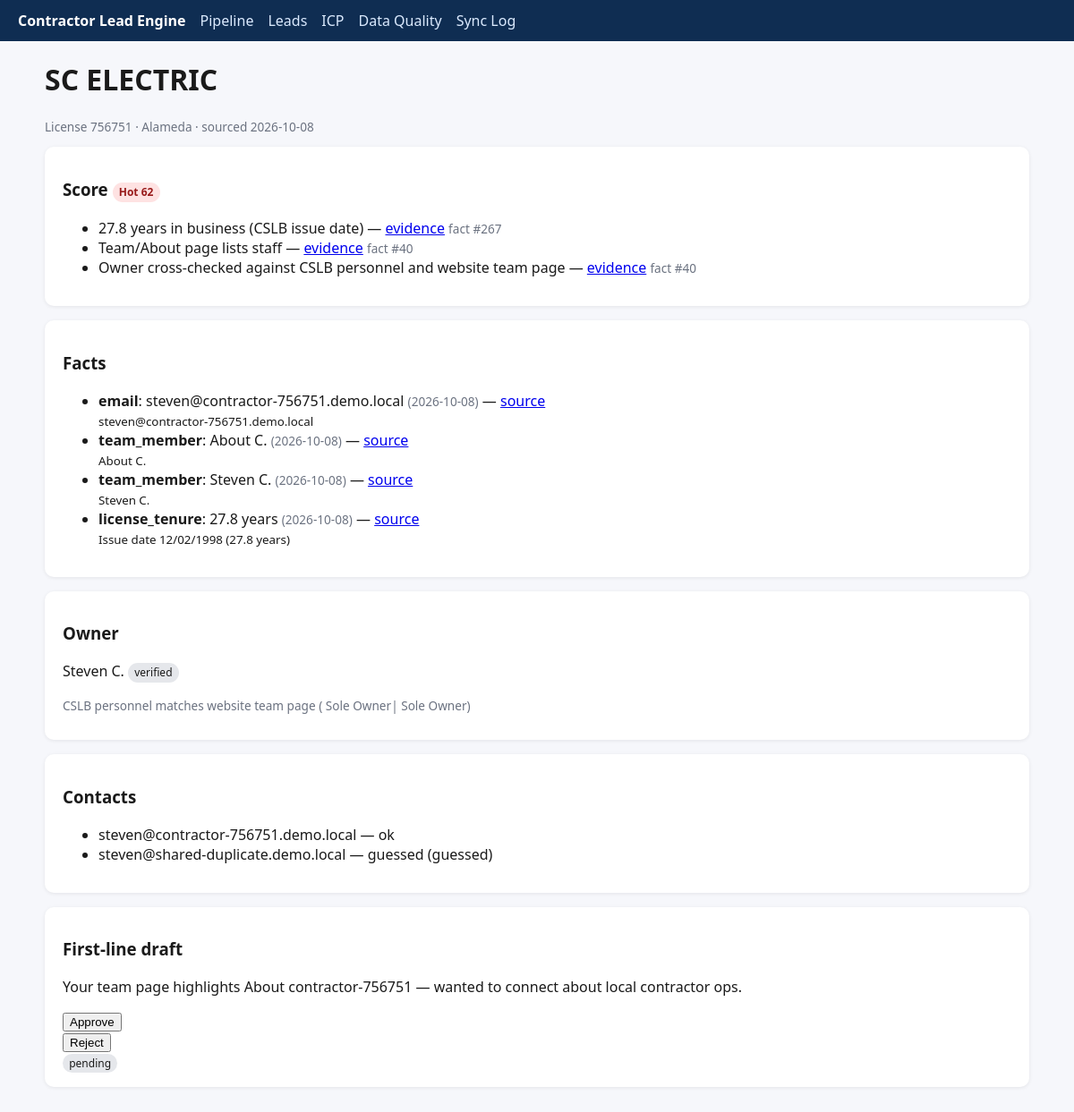
Page /leads/15 on the earlier database version.
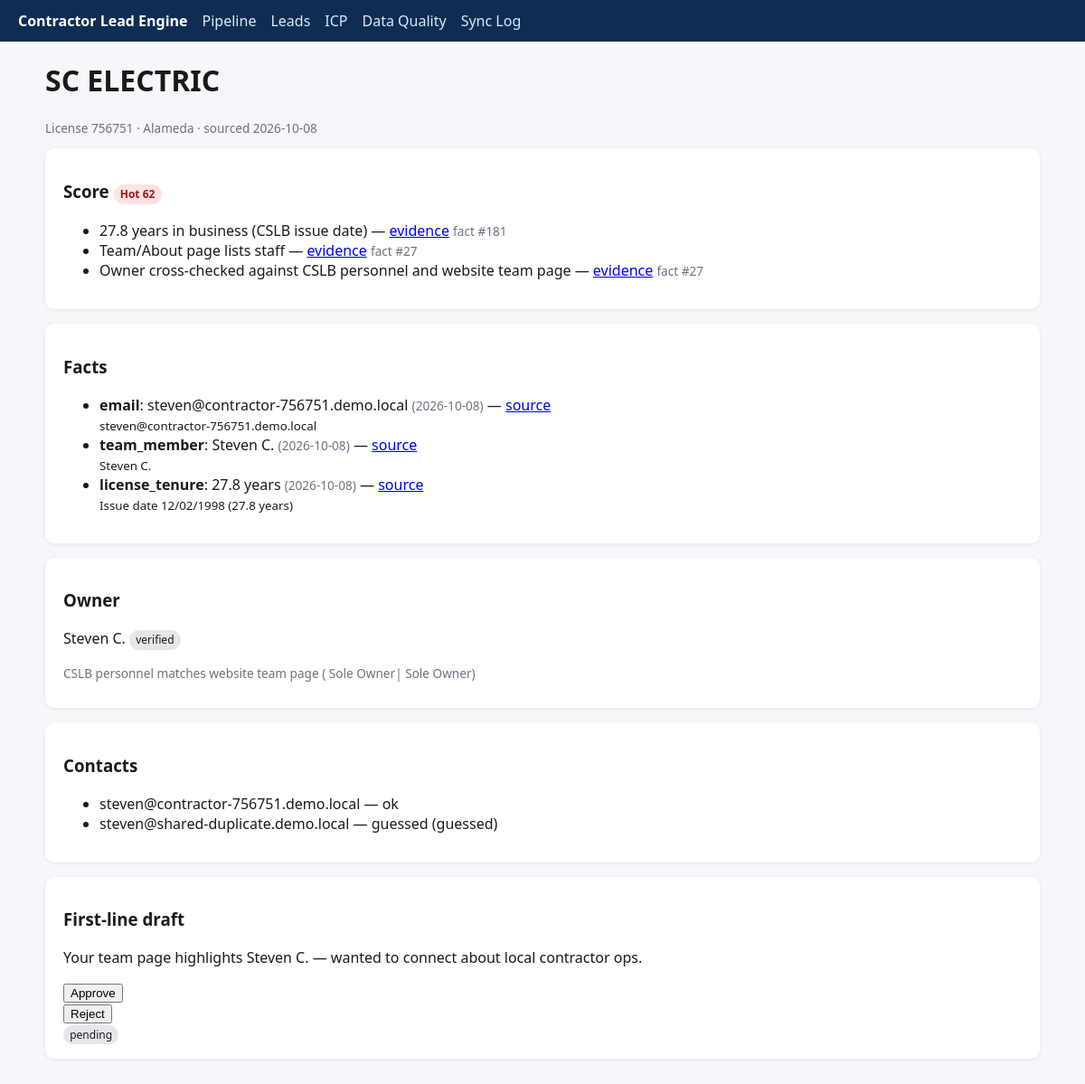
Same page on the later database version.
### app/db/models.py (models this page shows)
class Fact(Base):
    __tablename__ = "facts"
    id: Mapped[int] = mapped_column(Integer, primary_key=True)
    company_id: Mapped[int] = mapped_column(ForeignKey("companies.id"), index=True)
    kind: Mapped[str] = mapped_column(String(64), index=True)
    value: Mapped[str] = mapped_column(Text)
    evidence_url: Mapped[str] = mapped_column(String(512))
    snippet: Mapped[str] = mapped_column(Text)
    observed_at: Mapped[str] = mapped_column(String(32))
    company: Mapped[Company] = relationship(back_populates="facts")

class Contact(Base):
    __tablename__ = "contacts"
    id: Mapped[int] = mapped_column(Integer, primary_key=True)
    company_id: Mapped[int] = mapped_column(ForeignKey("companies.id"), index=True)
    contact_type: Mapped[str] = mapped_column(String(16))
    value: Mapped[str] = mapped_column(String(256), index=True)
    status: Mapped[str] = mapped_column(String(32), default="unknown")
    is_guessed: Mapped[bool] = mapped_column(Boolean, default=False)
    is_role_based: Mapped[bool] = mapped_column(Boolean, default=False)
    verifier: Mapped[str | None] = mapped_column(String(64))
    verified_at: Mapped[str | None] = mapped_column(String(32))
    source_url: Mapped[str] = mapped_column(String(512))
    sourced_at: Mapped[str] = mapped_column(String(32))
    company: Mapped[Company] = relationship(back_populates="contacts")

class Draft(Base):
    __tablename__ = "drafts"
    id: Mapped[int] = mapped_column(Integer, primary_key=True)
    company_id: Mapped[int] = mapped_column(ForeignKey("companies.id"), index=True)
    first_line: Mapped[str] = mapped_column(Text)
    snippet: Mapped[str | None] = mapped_column(Text)
    fact_id: Mapped[int | None] = mapped_column(Integer)
    status: Mapped[str] = mapped_column(String(32), default="pending")
    company: Mapped[Company] = relationship(back_populates="drafts")

### app/web/routes.py (the view)
@router.get("/leads/{company_id}", response_class=HTMLResponse)
def lead_detail(company_id: int, request: Request, db: Session = Depends(get_db)):
    company = (
        db.query(Company)
        .options(
            joinedload(Company.facts),
            joinedload(Company.contacts),
            joinedload(Company.signals),
            joinedload(Company.scores),
            joinedload(Company.drafts),
            joinedload(Company.people),
        )
        .filter(Company.id == company_id)
        .first()
    )
    if not company:
        return PlainTextResponse("Not found", status_code=404)
    sc = company.scores[-1] if company.scores else None
    draft = company.drafts[0] if company.drafts else None
    pub = _public_company(company)
    draft_pub = pub.drafts[0] if pub.drafts else None
    return render("lead_detail.html", request=request, company=pub, score=sc, draft=draft_pub)

### app/web/templates/lead_detail.html (shortened to what this page needs)
{% extends "base.html" %}
{% block content %}
<h1>{{ company.business_name }}</h1>
<p class="muted">License {{ company.license_number }} · {{ company.county }} · sourced {{ company.sourced_at }}</p>
<div class="card">
  <h3>Score {% if score %}<span class="badge {{ score.tier }}">{{ score.tier }} {{ score.score }}</span>{% endif %}</h3>
  <ul>
  {% for reason in (score.reasons_json if score else []) %}
    <li>{{ reason.text }} — <a href="{{ reason.evidence_url }}" target="_blank">evidence</a> <span class="muted">fact #{{ reason.fact_id }}</span></li>
  {% endfor %}
  </ul>
</div>
<div class="card">
  <h3>Facts</h3>
  <ul>
  {% for fact in company.facts %}
    <li><strong>{{ fact.kind }}</strong>: {{ fact.value }} <span class="muted">({{ fact.observed_at }})</span> — <a href="{{ fact.evidence_url }}">source</a><br><small>{{ fact.snippet }}</small></li>
  {% endfor %}
  </ul>
</div>
<div class="card">
  <h3>Owner</h3>
  <p>{{ company.owner_name or '—' }} <span class="badge">{{ company.owner_status }}</span></p>
  <p class="muted">{{ company.owner_evidence }}</p>
</div>
<div class="card">
  <h3>Contacts</h3>
  <ul>
  {% for c in company.contacts %}
    <li>{{ c.value }} — {{ c.status }}{% if c.is_guessed %} (guessed){% endif %}{% if c.is_role_based %} (role){% endif %}</li>
  {% endfor %}
  </ul>
</div>
{% if draft %}
<div class="card">
  <h3>First-line draft</h3>
  <p>{{ draft.first_line }}</p>
  <form hx-post="/leads/{{ company.id }}/draft" hx-target="#draft-status">
    <button type="submit">Approve</button>
  </form>
  <form hx-post="/leads/{{ company.id }}/draft" hx-target="#draft-status">
    <button type="submit">Reject</button>
  </form>
  <div id="draft-status"><span class="badge">{{ draft.status }}</span></div>
</div>
{% endif %}
{% endblock %}

Differences in the rows shown:
no longer on this page (row edited): Fact: kind "team_member", value "About C.", observed_at "2026-10-08", snippet "About C."
changed Draft "pending": first_line "Your team page highlights About contractor-756751 — wanted to connect about local contractor ops." → "Your team page highlights Steven C. — wanted to connect about local contractor ops."
Other differences:
new list line: "27.8 years in business (CSLB issue date) — evidence fact # 181"
new list line: "Team/About page lists staff — evidence fact # 27"
new list line: "Owner cross-checked against CSLB personnel and website team page — evidence fact # 27"
list line gone: "27.8 years in business (CSLB issue date) — evidence fact # 267"
list line gone: "Team/About page lists staff — evidence fact # 40"
list line gone: "Owner cross-checked against CSLB personnel and website team page — evidence fact # 40"
